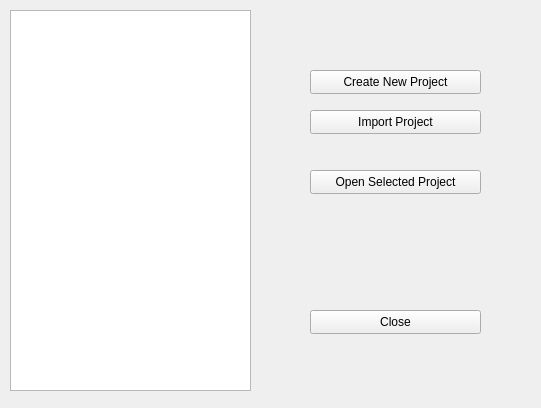
<?xml version="1.0" encoding="UTF-8"?>
<ui version="4.0">
 <class>Form</class>
 <widget class="QWidget" name="Form">
  <property name="geometry">
   <rect>
    <x>0</x>
    <y>0</y>
    <width>541</width>
    <height>408</height>
   </rect>
  </property>
  <property name="windowTitle">
   <string>Form</string>
  </property>
  <widget class="QPushButton" name="create_button">
   <property name="geometry">
    <rect>
     <x>310</x>
     <y>70</y>
     <width>171</width>
     <height>24</height>
    </rect>
   </property>
   <property name="text">
    <string>Create New Project</string>
   </property>
  </widget>
  <widget class="QListWidget" name="recent_list">
   <property name="geometry">
    <rect>
     <x>10</x>
     <y>10</y>
     <width>241</width>
     <height>381</height>
    </rect>
   </property>
  </widget>
  <widget class="QPushButton" name="open_button">
   <property name="geometry">
    <rect>
     <x>310</x>
     <y>170</y>
     <width>171</width>
     <height>24</height>
    </rect>
   </property>
   <property name="text">
    <string>Open Selected Project</string>
   </property>
  </widget>
  <widget class="QPushButton" name="import_button">
   <property name="geometry">
    <rect>
     <x>310</x>
     <y>110</y>
     <width>171</width>
     <height>24</height>
    </rect>
   </property>
   <property name="text">
    <string>Import Project</string>
   </property>
  </widget>
  <widget class="QPushButton" name="close_button">
   <property name="geometry">
    <rect>
     <x>310</x>
     <y>310</y>
     <width>171</width>
     <height>24</height>
    </rect>
   </property>
   <property name="text">
    <string>Close</string>
   </property>
  </widget>
 </widget>
 <resources/>
 <connections/>
</ui>
